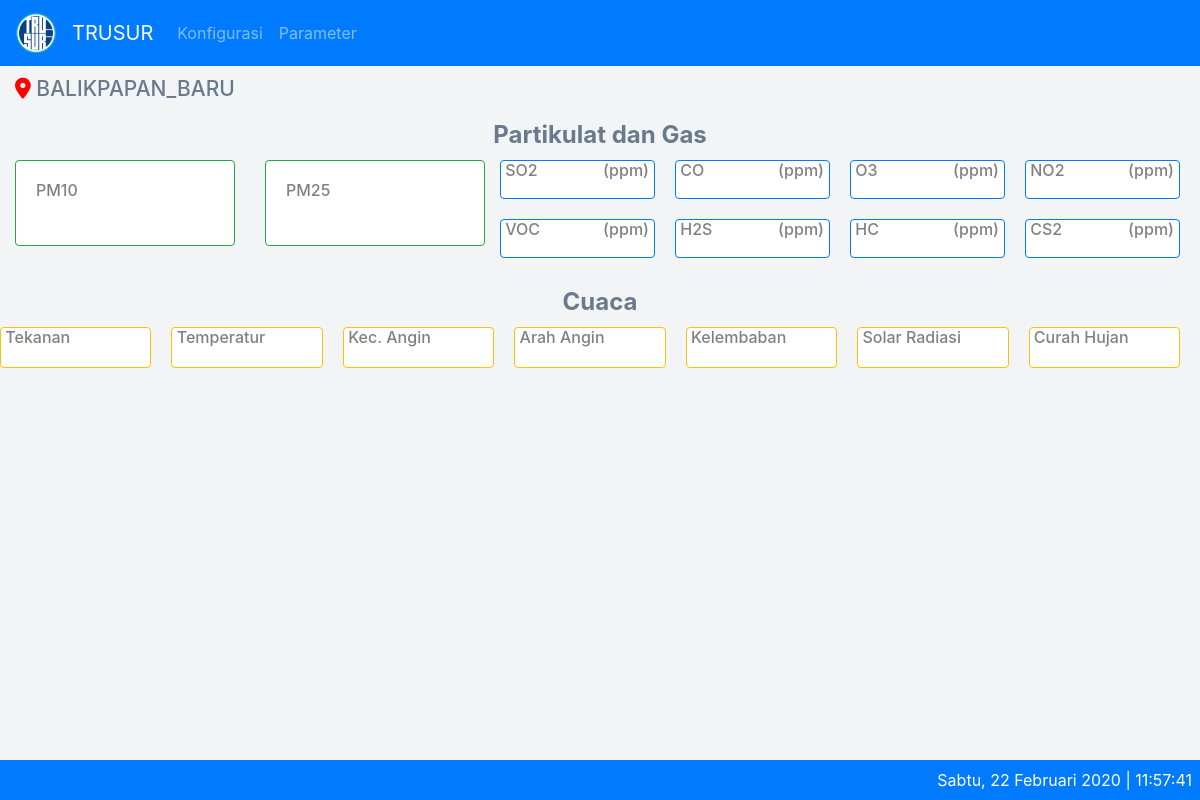
The page / on the database its author committed.
### tables this page shows
CREATE TABLE IF NOT EXISTS `aqm_params` (
  `id` int(11) NOT NULL AUTO_INCREMENT,
  `param_id` varchar(10) NOT NULL,
  `caption` varchar(100) NOT NULL,
  `default_unit` varchar(10) NOT NULL,
  `molecular_mass` double NOT NULL,
  `formula` varchar(255) DEFAULT NULL,
  `is_view` smallint(6) NOT NULL,
  `xtimestamp` timestamp NOT NULL DEFAULT current_timestamp() ON UPDATE current_timestamp(),
  PRIMARY KEY (`id`),
  UNIQUE KEY `param_id` (`param_id`)
);

### application/libraries/Temp_frontend.php (called while the page is built)
<?php
Class Temp_frontend{
	var $template_data = array();
	function set($name, $value){
		$this->template_data[$name] = $value;
	}
	function load($temp_frontend = '', $view = '', $view_data = array(), $return = FALSE){
		$this->CI =& get_instance();
		$this->set('contents', $this->CI->load->view($view, $view_data, TRUE));
		return $this->CI->load->view($temp_frontend, $this->template_data, $return);
	}
}

### application/controllers/Home.php (called while the page is built, shortened)
<?php
class Home extends CI_Controller {
	public function index()
	{
		$data['title'] = 'AQM';
		$data['all'] = $this->getdata_m->getall();
		$data['partikulats'] = $this->getdata_m->getParamsPartikulat();
		$data['partikulatflows'] = $this->getdata_m->getParamsPartikulatFlow();
		$data['gass'] = $this->getdata_m->getParamsGas();
		$data['cuacas'] = $this->getdata_m->getParamsCuaca();
		$data['configurations'] = $this->getdata_m->getConfigurations();
		$this->temp_frontend->load('master/theme/theme', 'master/home/home', $data);
	}
}

### index.php (called while the page is built, shortened)
<?php
require_once BASEPATH.'core/CodeIgniter.php';

### application/models/Getdata_m.php (called while the page is built, shortened)
<?php
class Getdata_m extends CI_Model {
	public function getAll($id = FALSE)
	{
		if($id === FALSE)
		{
			$this->db->order_by('id', 'DESC');
			$this->db->limit('1');
			$query = $this->db->get('aqm_sensor_values');
			return $query->result_array();
		}
		$query = $this->db->get_where('aqm_sensor_values', array('id' => $id));
		return $query->row_array();
	}
	public function getParamsPartikulat($id = FALSE)
	{
		if($id === FALSE)
		{
			$partikulat = array('pm10','pm25');
			$this->db->order_by('id', 'ASC');
			$this->db->where('is_view', '1');
			$this->db->where_in('param_id', $partikulat);
			$query = $this->db->get('aqm_params');
			return $query->result_array();
		}
		$query = $this->db->get_where('aqm_params', array('id' => $id));
		return $query->row_array();
	}
	public function getParamsPartikulatFlow($id = FALSE)
	{
		if($id === FALSE)
		{
			$partikulatflow = array('pm10_flow','pm25_flow');
			$this->db->order_by('id', 'ASC');
			$this->db->where('is_view', '1');
			$this->db->where_in('param_id', $partikulatflow);
			$query = $this->db->get('aqm_params');
			return $query->result_array();
		}
		$query = $this->db->get_where('aqm_params', array('id' => $id));
		return $query->row_array();
	}
	public function getParamsGas($id = FALSE)
	{
		if($id === FALSE)
		{
			$gas = array('so2','co','o3','no2','voc','hc','h2s','cs2');
			$this->db->order_by('id', 'ASC');
			$this->db->where('is_view', '1');
			$this->db->where_in('param_id', $gas);
			$query = $this->db->get('aqm_params');
			return $query->result_array();
		}
		$query = $this->db->get_where('aqm_params', array('id' => $id));
		return $query->row_array();
	}
	public function getParamsCuaca($id = FALSE)
	{
		if($id === FALSE)
		{
			$cuaca = array('WindSpeed','WindDir','TempIn','TempOut','Barometer','RainDay','RainRate','SolarRad','HumIn','HumOut');
			$this->db->order_by('id', 'ASC');
			$this->db->where('is_view', '1');
			$this->db->where_in('param_id', $cuaca);
			$query = $this->db->get('aqm_params');
			return $query->result_array();
		}
		$query = $this->db->get_where('aqm_params', array('id' => $id));
		return $query->row_array();
	}
}

### application/views/master/home/home.php (the view, shortened to what this page needs)
<div class="page-wrapper" style="display: block;">
	<div class="container-fluid">
		<div class="page-breadcrumb">
			<div class="row">
				<div class="col-5 align-self-center">
					<h4 class="page-title"><i class='fas fa-map-marker-alt' style='font-size:21px;color:red'></i> <?=$configurations["sta_nama"];?></h4>
				</div>
			</div>
		</div>
		<div class="page-breadcrumb">
			<div class="row">
				<div class="col-12 align-self-center">
					<h4 class="text-center page-title2">Partikulat dan Gas</h4>
				</div>
			</div>
		</div>
		<div class="row text-center">
			<div class="col-sm-5">
				<div class="row justify-content-center">
					<?php foreach($partikulats as $partikulat) : ?>
						<div class="col-6">
							<div class="card border border-success">
								<div class="card-body">
									<h4 class="card-title"><?= $partikulat['caption'] ?></h4>
									<div class="row">
										<div class="col-12">
										</div>
									</div>
									<div class="row align-items-center">
										<div class="col-12">
										</div>
									</div>
								</div>
							</div>
						</div>
					<?php endforeach ?>
				</div>
			</div>
			<div class="col-sm-7">
				<div class="row justify-content-center">
					<?php foreach($gass as $gas) : ?>
						<div class="col-sm-3" style="padding:0px 20px 20px 0px;">
							<div class="card border border-primary" style="padding:0px 5px 5px 0px;">
								<h4 class="card-title">&nbsp;<?= $gas['caption'] ?><div style="position:relative;float:right;">(<?= $gas['default_unit'] ?>)</div></h4>
								<div class="row">
									<div class="col-12">
									</div>
								</div>
							</div>
						</div>
				<?php endforeach ?>
				</div>
			</div>
		</div>
		<div class="page-breadcrumb">
			<div class="row">
				<div class="col-12 align-self-center">
					<h4 class="text-center page-title2">Cuaca</h4>
				</div>
			</div>
		</div>
		<div class="row text-center">
			<div class="col-sm">
				<div class="row justify-content-center">
					<?php foreach($cuacas as$cuaca) : ?>
						<div class="col-sm" style="padding:0px 20px 20px 0px;">
							<div class="card border border-warning">
								<h6 class="card-title">&nbsp;<?= $cuaca['caption'] ?></h6>
							</div>
						</div>
					<?php endforeach ?>
				</div>
			</div>
		</div>
	</div>
</div>

### application/views/master/theme/theme.php (shortened to what this page needs)
<!doctype html>
<html lang="en">
  <head>
    <link rel="stylesheet" href="<?= base_url('assets/dist/css/bootstrap.min.css') ?>">
    <link rel="stylesheet" href="<?= base_url('assets/plugins/datatables-bs4/css/dataTables.bootstrap4.css') ?>">
    <link rel="stylesheet" href="<?= base_url('assets/plugins/datatables-buttons/css/buttons.dataTables.min.css') ?>">
  </head>
  <body onload="startTime()" >
    <nav class="navbar navbar-expand-lg navbar-dark bg-primary sticky-top">
      <a class="navbar-brand" href="<?= site_url() ?>">
          <img src="<?= base_url('assets/dist/img/trusur_logo3.png') ?>" alt="">
        </a>
      <a class="navbar-brand" href="<?= site_url() ?>">TRUSUR</a>
      <div class="collapse navbar-collapse" id="navbarText">
        <ul class="navbar-nav mr-auto">
          <li class="nav-item <?= $this->uri->uri_string() == 'konfigurasi' ? 'active' : ''; ?>">
            <a class="nav-link" href="<?= site_url('konfigurasi') ?>">Konfigurasi</a>
          </li>
          <li class="nav-item <?= $this->uri->uri_string() == 'parameter' ? 'active' : ''; ?>">
            <a class="nav-link" href="<?= site_url('parameter') ?>">Parameter</a>
          </li>
        </ul>
      </div>
    </nav>
    <?=$contents?>
    <div class="footer bg-primary text-right p-2">
      <?php
      $day = date("D");
      $dayList = array(
        'Sun' => 'Minggu',
        'Mon' => 'Senin',
        'Tue' => 'Selasa',
        'Wed' => 'Rabu',
        'Thu' => 'Kamis',
        'Fri' => 'Jumat',
        'Sat' => 'Sabtu'
      );
      $month = date("m");
      $monthList = array(
        '01' => 'Januari',
        '02' => 'Februari',
        '03' => 'Maret',
        '04' => 'April',
        '05' => 'Mei',
        '06' => 'Juni',
        '07' => 'Juli',
        '08' => 'Agustus',
        '09' => 'September',
        '10' => 'Oktober',
        '11' => 'November',
        '12' => 'Desember',
      );
      echo $dayList[$day].', '.date("j").' '.$monthList[$month].' '.date("Y").' | <a id="clock"></a>'; ?>
    </div>
  </body>
</html>

### application/views/master/theme/theme.php (style rules this page uses)
body { background: #f2f4f5; }
.footer { position: fixed; left: 0; bottom: 0; width: 100%; color: white; text-align: center; }
.page-wrapper { background: #f2f4f5; position: relative; display: none; }
.card { position: relative; display: flex; flex-direction: column; min-width: 0; word-wrap: break-word; background-color: #fff; background-clip: border-box; border: 0 solid transparent; border-radius: .25rem; }
.card-title { text-align:left; font-size:16px; color:grey; }
.page-title { margin-bottom: 0; font-weight: 500; font-size: 21px; color: #6a7a8c; }
.page-title2 { margin-bottom: 0; font-weight: 700; color: #6a7a8c; }
.page-breadcrumb { padding: 10px 0px 10px 0px; }

### rows shown on the page
aqm_params: caption "PM10"
aqm_params: caption "PM25"
aqm_params: caption "SO2", default_unit "ppm"
aqm_params: caption "CO", default_unit "ppm"
aqm_params: caption "O3", default_unit "ppm"
aqm_params: caption "NO2", default_unit "ppm"
aqm_params: caption "VOC", default_unit "ppm"
aqm_params: caption "H2S", default_unit "ppm"
aqm_params: caption "HC", default_unit "ppm"
aqm_params: caption "CS2", default_unit "ppm"
aqm_params: caption "Tekanan"
aqm_params: caption "Temperatur"
aqm_params: caption "Kec. Angin"
aqm_params: caption "Arah Angin"
aqm_params: caption "Kelembaban"
aqm_params: caption "Solar Radiasi"
aqm_params: caption "Curah Hujan"

### other values the page prints
$configurations["sta_nama"] "BALIKPAPAN_BARU"
